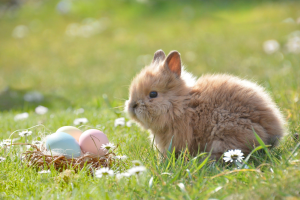
#> input picture Exercise 2/easter.png, 300 x 200 px, found by its file name
$ jupyter execute ex2.ipynb
#> lines starting #> are read from the running program, lines starting #| are printed output that depends on the picture
[cell 1]
import numpy as np
import matplotlib.pyplot as plt
from numpy import fft
from matplotlib.image import imread
from matplotlib.pyplot import imshow

[cell 2]
A = imread('easter.PNG')
#> A is the input picture: shape (200, 300, 4) float32; mean R, G, B, A 0.644, 0.648, 0.404, 1
np.shape(A) #for getting the dimention
#> Out = (200, 300, 4)

[cell 3]
coef_array = fft.fft2(A)

sorted_coef_array = np.sort(np.abs(coef_array.reshape(-1))) #sort coef and #reshape convert 2D array into a Vector
i=0
for keep in (1,0.1,0.05,0.02,0.01,0.001):
    minimum_coef_index = int(np.floor((1-keep)*len(sorted_coef_array)))
    thresh = sorted_coef_array[minimum_coef_index] #minimum coef value
    ind = np.abs(coef_array) > thresh
    filtered_coef = coef_array*ind
    real_valued_compressed_data = fft.ifft2(filtered_coef).real

    plt.figure(i)
    plt.title('Convertion ' + str(keep*100) + ' %' )
    plt.imshow(real_valued_compressed_data)
    i += 1
#> this loop made 6 passes
#> (minimum_coef_index, thresh) on passes 1 to 6: (0, 1.49e-08), (216000, 4.26), (228000, 6.94), (235200, 12.22), (237600, 19.02), (239760, 205.9)
#> pass 2, `ind = np.abs(coef_array) > thresh`:
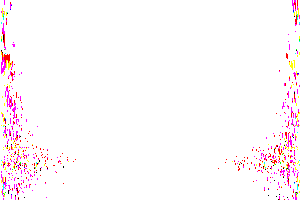
#> ind: shape (200, 300, 4) bool; mean of channels 0, 1, 2, 3 0.19, 0.0649, 0.0796, 0.0649; transparent parts drawn white
#> pass 2, `real_valued_compressed_data = fft.ifft2(filtered_coef).real`:
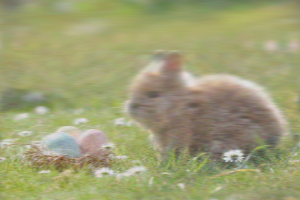
#> real_valued_compressed_data: shape (200, 300, 4) float64; mean of channels 0, 1, 2, 3 0.644, 0.648, 0.403, 1; transparent parts drawn white
#> after the loop, i = 6
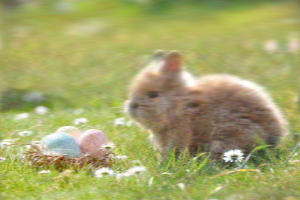
#> shown: shape (200, 300, 4) float64; mean R, G, B, A 0.644, 0.648, 0.403, 0.989; transparent parts drawn white
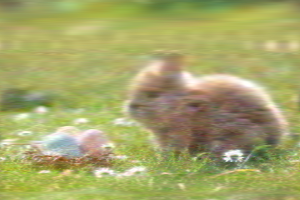
#> shown: shape (200, 300, 4) float64; mean R, G, B, A 0.644, 0.648, 0.403, 0.986; transparent parts drawn white
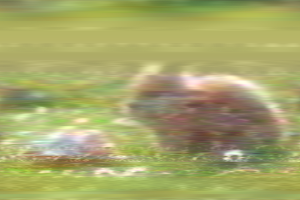
#> shown: shape (200, 300, 4) float64; mean R, G, B, A 0.644, 0.648, 0.403, 0.984; transparent parts drawn white
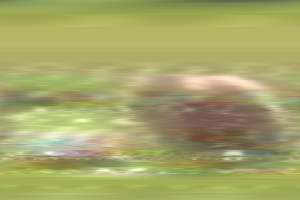
#> shown: shape (200, 300, 4) float64; mean R, G, B, A 0.644, 0.648, 0.403, 0.984; transparent parts drawn white
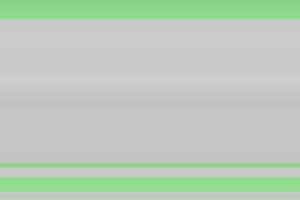
#> shown: shape (200, 300, 4) float64; mean R, G, B, A 0.639, 0.709, 0.639, 0.709; transparent parts drawn white
